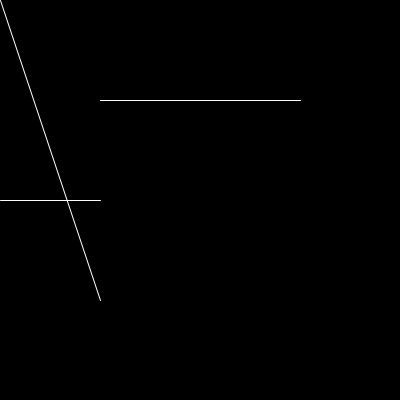
Frame 1 (no input)
Frame 60 (the mouse pressed at the canvas centre just before this capture): identical to frame 1, image omitted
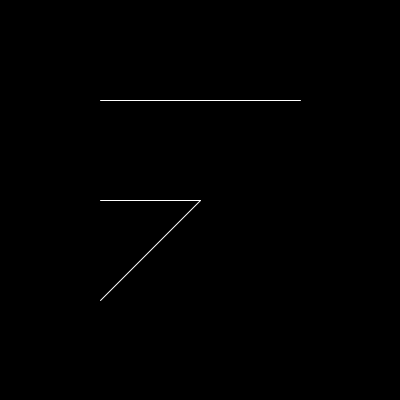
Frame 120 (the mouse held since frame 60 and released just before this capture)

The Processing sketch that drew these frames (run headless with seeded random() and noise(); from frame 60 on, the mouse is pressed at the canvas centre):

// Processing sketch: sketch_3_mousePositions
// ── sketch_3_mousePositions.pde
void setup() {
  size(400, 400);
  stroke(255);
}

void draw() {
  background(0);
  
  line(100, 100, 300, 100);
  line(100, 200, mouseX, 200);
  line(100, 300, mouseX, mouseY);
}
